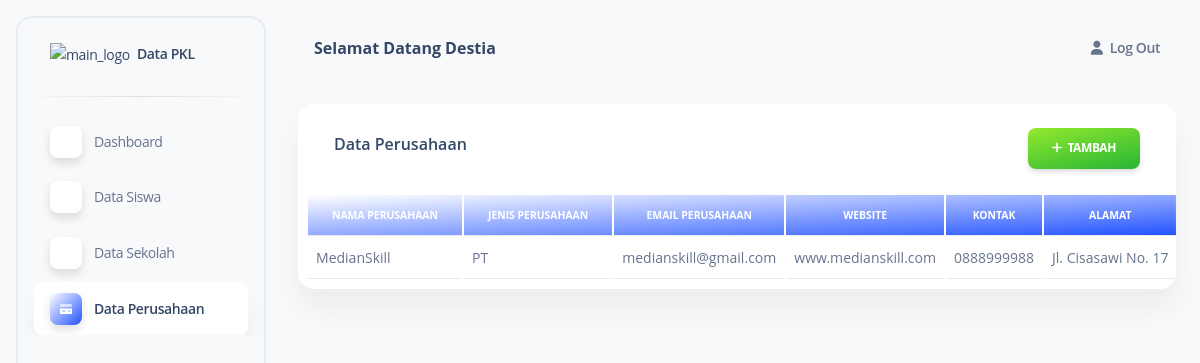
Page /perusahaan/ on the earlier database version.
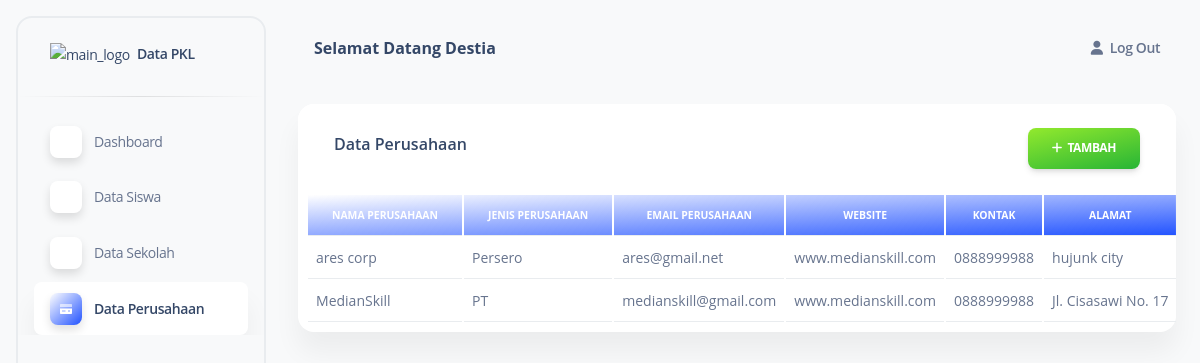
Same page on the later database version.
### dataperusahaan/models.py (models this page shows, shortened)
class Dataperusahaan(models.Model):
    nama = models.CharField(max_length=50)
    email = models.EmailField(max_length=100, blank=True, null=True)
    web = models.CharField(max_length=100, blank=True, null=True)
    hp = models.CharField(max_length=13, blank=True, null=True)
    alamat = models.TextField(blank=True, null=True)
    jenis_perusahaan = models.CharField(
        max_length=20,
        choices=JenisPerusahaan.choices,
    )
    created_at = models.DateTimeField(auto_now_add=True)
    updated_at = models.DateTimeField(auto_now=True)
    class Meta:
        db_table = "perusahaan"
        ordering = ["-id"]
        verbose_name_plural = "Perusahaan"

### dataperusahaan/views.py (the view)
# urls.py: path("perusahaan/", list_perusahaan),
def list_perusahaan(request):
    list = Dataperusahaan.objects.all()
    return render(request, 'perusahaan/list_perusahaan.html', {'list': list})

### templates/perusahaan/list_perusahaan.html (shortened to what the changed rows need)
{% extends "index.html" %} {% block content %}
<div class="flex flex-wrap -mx-3">
  <div class="flex-none w-full max-w-full px-3">
    <div class="relative flex flex-col min-w-0 mb-6 break-words bg-white border-0 border-transparent border-solid shadow-soft-xl rounded-2xl bg-clip-border">
      <div class="flex-auto px-0 pt-0 pb-2">
        <div class="p-0 overflow-x-auto">
          <table
            class="items-center pt-6 pr-2 pl-2 w-full mb-0 align-top border-gray-200 text-slate-500"
          >
            <thead
              class="align-bottom bg-gradient-to-tl from-blue-600 to-cyan-400"
            >
              <tr class="text-white">
                <th
                  class="px-6 py-3 font-bold text-center uppercase align-middle bg-transparent border-b border-gray-200 shadow-none text-xxs border-b-solid tracking-none whitespace-nowrap text-slate-400 text-white"
                >
                  Nama Perusahaan
                </th>
                <th
                  class="px-6 py-3 font-bold text-center uppercase align-middle bg-transparent border-b border-gray-200 shadow-none text-xxs border-b-solid tracking-none whitespace-nowrap text-slate-400 text-white"
                >
                  Jenis Perusahaan
                </th>
                <th
                  class="px-6 py-3 font-bold text-center uppercase align-middle bg-transparent border-b border-gray-200 shadow-none text-xxs border-b-solid tracking-none whitespace-nowrap text-slate-400 text-white"
                >
                  Email Perusahaan
                </th>
                <th
                  class="px-6 py-3 font-bold text-center uppercase align-middle bg-transparent border-b border-gray-200 shadow-none text-xxs border-b-solid tracking-none whitespace-nowrap text-slate-400 text-white"
                >
                  Website
                </th>
                <th
                  class="px-6 py-3 font-bold text-center uppercase align-middle bg-transparent border-b border-gray-200 shadow-none text-xxs border-b-solid tracking-none whitespace-nowrap text-slate-400 text-white"
                >
                  Kontak
                </th>
                <th
                  class="px-6 py-3 font-bold text-center uppercase align-middle bg-transparent border-b border-gray-200 shadow-none text-xxs border-b-solid tracking-none whitespace-nowrap text-slate-400 text-white"
                >
                  Alamat
                </th>
              </tr>
            </thead>
            <tbody>
              {% for perusahaan in list %}
              <tr class="text-sm">
                <td
                  class="p-2 align-middle bg-transparent border-b whitespace-nowrap shadow-transparent"
                >
                  {{ perusahaan.nama }}
                </td>
                <td
                  class="p-2 align-middle bg-transparent border-b whitespace-nowrap shadow-transparent"
                >
                  {{ perusahaan.jenis_perusahaan }}
                </td>
                <td
                  class="p-2 align-middle bg-transparent border-b whitespace-nowrap shadow-transparent"
                >
                  {{ perusahaan.email }}
                </td>
                <td
                  class="p-2 align-middle bg-transparent border-b whitespace-nowrap shadow-transparent"
                >
                  {{ perusahaan.web }}
                </td>
                <td
                  class="p-2 align-middle bg-transparent border-b whitespace-nowrap shadow-transparent"
                >
                  {{ perusahaan.hp }}
                </td>
                <td
                  class="p-2 align-middle bg-transparent border-b whitespace-nowrap shadow-transparent"
                >
                  {{ perusahaan.alamat }}
                </td>
              </tr>
              {% endfor %}
            </tbody>
          </table>
        </div>
      </div>
    </div>
  </div>
</div>
{% endblock %}

Differences in the rows shown:
added Dataperusahaan: nama "ares corp", jenis_perusahaan "Persero", email "ares@gmail.net", web "www.medianskill.com", hp "0888999988", alamat "hujunk city"
